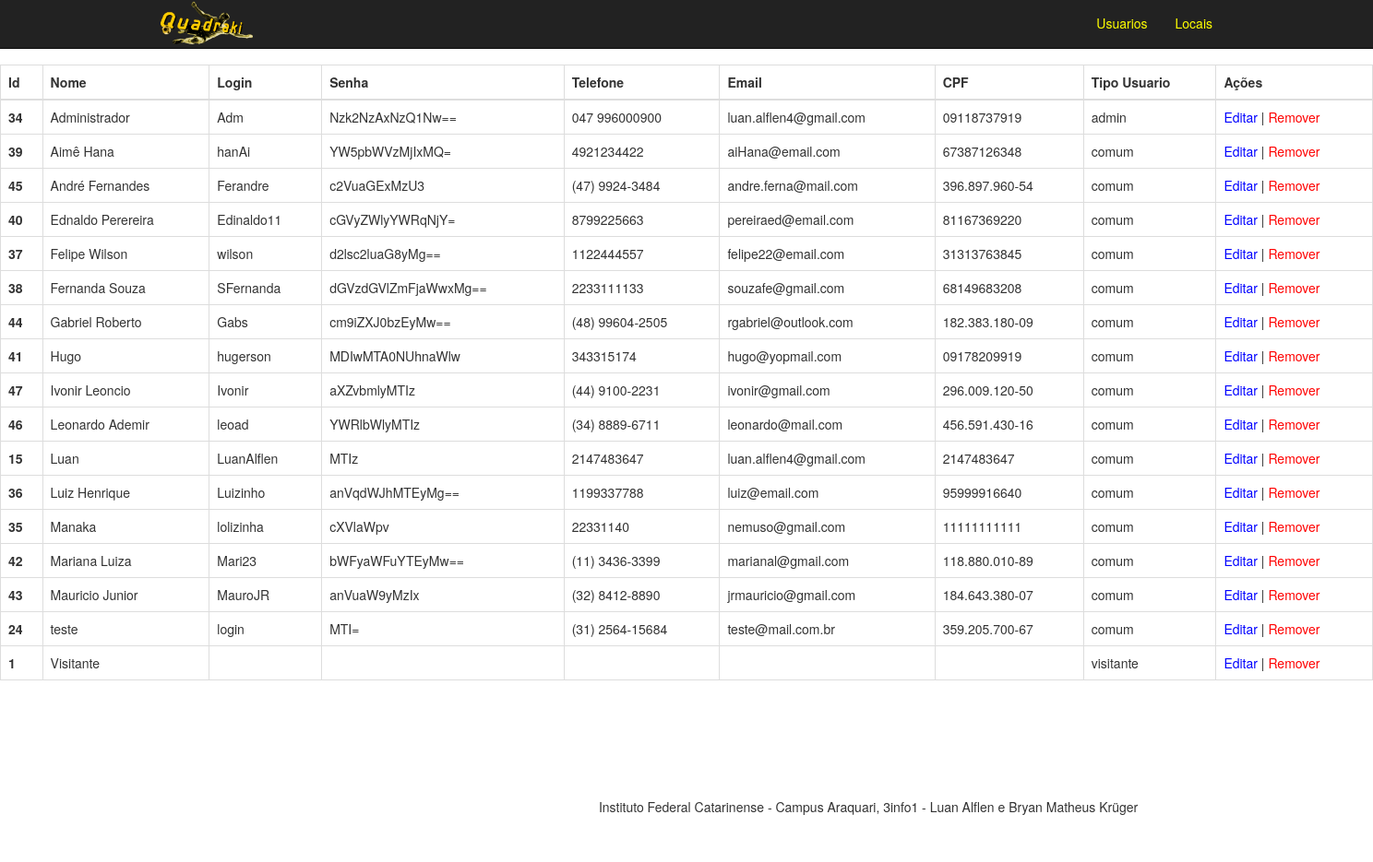
Page /TCC/app/Controlers/ControlerAdmin.php (signed in) on the earlier database version.
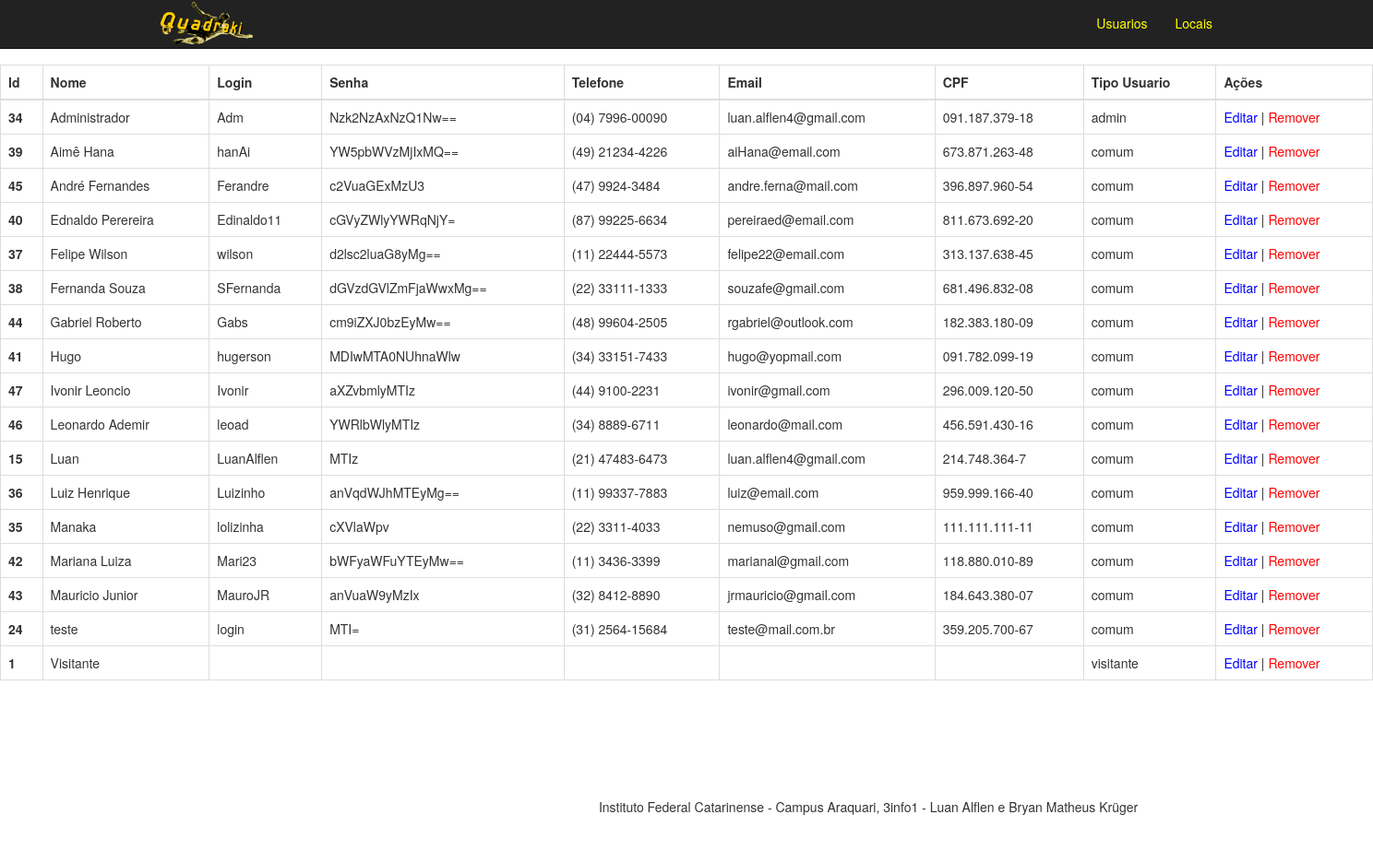
Same page on the later database version.
### tables this page shows
CREATE TABLE `usuarios` (
  `id_usuario` int(11) NOT NULL,
  `nome` varchar(50) NOT NULL,
  `login` varchar(150) NOT NULL,
  `senha` varchar(50) NOT NULL,
  `telefone` varchar(200) NOT NULL,
  `email` varchar(50) NOT NULL,
  `cpf` varchar(200) NOT NULL,
  `tipuser` varchar(30) NOT NULL
);

### TCC/app/Models/DBConnection.php (called while the page is built, shortened)
<?php
class DBConnection {
    public static $conexao = null;
    public static function getConexao(){
        try{
            if(self::$conexao == null){
                self::$conexao = new PDO("mysql:host=".self::HOST.";dbname=".self::NOMEBANCO, self::USUARIO, self::SENHA);
                self::$conexao->setAttribute(PDO::ATTR_ERRMODE, PDO::ERRMODE_EXCEPTION);
            }
            return self::$conexao;
        }catch(PDOException $e){
            die("Falhou a conexao ou ocorreu um erro banco: " . $e->getMessage());
        }
        return $conexao;
    }
}
?>

### TCC/app/Models/UsuarioCrud.php (called while the page is built, shortened)
<?php
require_once 'DBConnection.php';
require_once 'Usuario.php';
class UsuarioCrud
{
    private $conexao;
    public function __construct()
    {
        $this->conexao = DBConnection::getConexao();
    }
    public function getUsuariosOrdem()
    {
        $sql = "SELECT * FROM usuarios ORDER BY nome ASC";
        $resultado = $this->conexao->query($sql);
        $usuarios = $resultado->fetchAll(PDO::FETCH_ASSOC);
        foreach ($usuarios as $usuario) {
            $nome = $usuario['nome'];
            $login = $usuario['login'];
            $senha = $usuario['senha'];
            $email = $usuario['email'];
            $telefone = $usuario['telefone'];
            $cpf = $usuario['cpf'];
            $tipuser = $usuario['tipuser'];
            $id = $usuario['id_usuario'];
            $obj = new Usuario($nome, $login, $senha, $email, $telefone, $cpf, $tipuser,$id);
            $listaUsuario[] = $obj;
        }
        return $listaUsuario;
    }
}

### TCC/app/Models/Usuario.php (called while the page is built, shortened)
<?php
class Usuario
{
    public function __construct($nome=null, $login=null, $senha=null, $email=null, $telefone=null, $cpf=null, $tipuser=null, $id=null){
        $this->nome = $nome;
        $this->login = $login ;
        $this->senha = $senha;
        $this->email = $email;
        $this->telefone = $telefone;
        $this->cpf = $cpf;
        $this->tipuser = $tipuser;
        $this->id = $id;
    }
}

### TCC/app/Views/Admin/admin.php (the view, shortened to what this page needs)
<div id="divusuarios">
    <table class="table table-bordered" >
        <thead>
        <tr>
            <th>Id</th>
            <th>Nome</th>
            <th>Login</th>
            <th>Senha</th>
            <th>Telefone</th>
            <th>Email</th>
            <th>CPF</th>
            <th>Tipo Usuario</th>
            <th>Ações</th>
        </tr>
        </thead>
        <tbody>
        <?php foreach ($usuarios as $usuario): ?>
            <tr>
                <th><?= $usuario->id?> </th>
                <td><?= $usuario->nome ?> </td>
                <td><?= $usuario->login ?> </td>
                <td><?= $usuario->senha ?> </td>
                <td><?= $usuario->telefone ?> </td>
                <td><?= $usuario->email?> </td>
                <td><?= $usuario->cpf ?> </td>
                <td><?= $usuario->tipuser?> </td>
                <td><a style="color: blue" href="ControlerAdmin.php?acao=editarUsuario&id=<?=$usuario->id?>">Editar</a> |
                    <a style="color: red" href="ControlerAdmin.php?acao=excluirUsuario&id=<?=$usuario->id?>">Remover</a>
                </td>
            </tr>
        <?php endforeach; ?>
        </tbody>
    </table>
</div>

Differences in the rows shown:
changed usuarios "Administrador": telefone "047 996000900" → "(04) 7996-00090"; cpf "09118737919" → "091.187.379-18"
changed usuarios "Aimê Hana": senha "YW5pbWVzMjIxMQ=" → "YW5pbWVzMjIxMQ=="; telefone "4921234422" → "(49) 21234-4226"; cpf "67387126348" → "673.871.263-48"
changed usuarios "Ednaldo Perereira": telefone "8799225663" → "(87) 99225-6634"; cpf "81167369220" → "811.673.692-20"
changed usuarios "Felipe Wilson": telefone "1122444557" → "(11) 22444-5573"; cpf "31313763845" → "313.137.638-45"
changed usuarios "Fernanda Souza": telefone "2233111133" → "(22) 33111-1333"; cpf "68149683208" → "681.496.832-08"
changed usuarios "Hugo": telefone "343315174" → "(34) 33151-7433"; cpf "09178209919" → "091.782.099-19"
changed usuarios "Luan": telefone "2147483647" → "(21) 47483-6473"; cpf "2147483647" → "214.748.364-7"
changed usuarios "Luiz Henrique": telefone "1199337788" → "(11) 99337-7883"; cpf "95999916640" → "959.999.166-40"
changed usuarios "Manaka": telefone "22331140" → "(22) 3311-4033"; cpf "11111111111" → "111.111.111-11"
